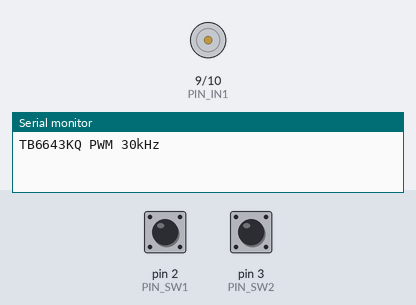
Bench run of a sketch on a simulated Arduino Uno, built with avr-gcc and run on an emulated ATmega328P. On the bench: motor-driver pin pairs drawn as motors (green arrow = first pin HIGH = forward, orange = second pin HIGH = backward, longer = more drive), the last lines printed to the serial monitor. Inputs (shaded band) come from the test bench; at power-on: pin 2 (PIN_SW1) HIGH, pin 3 (PIN_SW2) HIGH.

Above: at 1.2 s.
1.3 s: pin 2 (PIN_SW1) pulled LOW for 0.15 s
At 2.5 s:
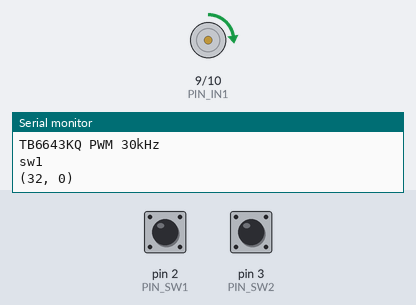
2.9 s: pin 3 (PIN_SW2) pulled LOW for 0.15 s
At 3.8 s:
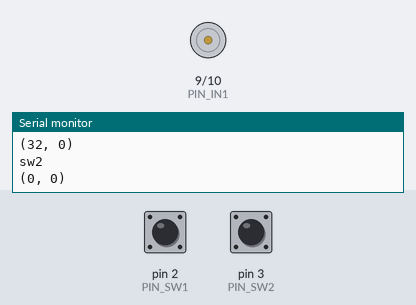
4.5 s: pin 3 (PIN_SW2) pulled LOW for 1 s
At 5.1 s:
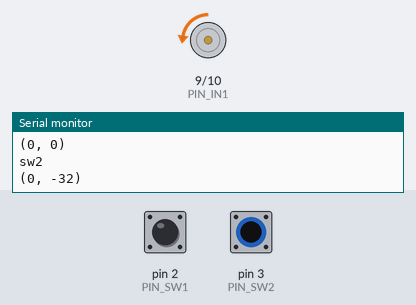
7.0 s: pin 2 (PIN_SW1) pulled LOW for 1 s
At 8.2 s:
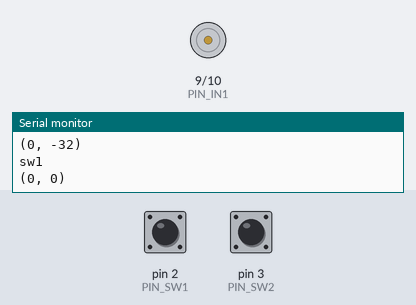
9.5 s: pin 3 (PIN_SW2) pulled LOW for 3.2 s
At 10.1 s:
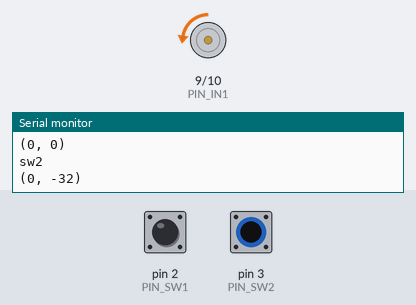
14.2 s: pin 2 (PIN_SW1) pulled LOW for 3.2 s
At 14.8 s:
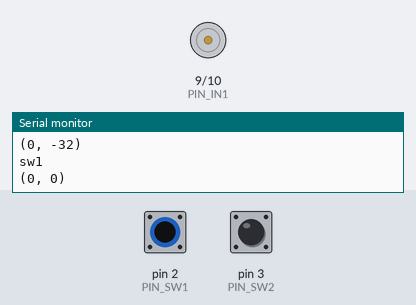
Timing chart, 0 to 17.2 s (numbered marks = the images above; inputs shaded):
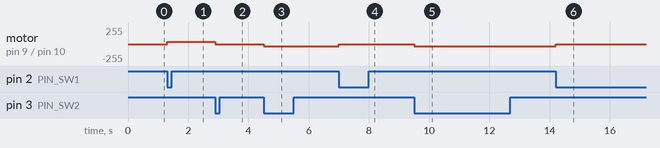

Measured:
- after the input at 1.3 s, motor on pin 9 (PIN_IN1) / pin 10 (PIN_IN2): stopped → forward 32/255 at once
- after the input at 2.9 s, motor on pin 9 (PIN_IN1) / pin 10 (PIN_IN2): forward 32/255 → stopped at once
- after the input at 4.5 s, motor on pin 9 (PIN_IN1) / pin 10 (PIN_IN2): stopped → backward 32/255 at once
- after the input at 7.0 s, motor on pin 9 (PIN_IN1) / pin 10 (PIN_IN2): backward 32/255 → stopped at once
- after the input at 9.5 s, motor on pin 9 (PIN_IN1) / pin 10 (PIN_IN2): stopped → backward 32/255 at once
- after the input at 14.2 s, motor on pin 9 (PIN_IN1) / pin 10 (PIN_IN2): backward 32/255 → stopped at once

The sketch:

tb6643kq_pwm30khz.ino
```cpp
#define PIN_SW1   2 // Speed Up
#define PIN_SW2   3 // Speed Down
#define PIN_IN1   9 // Output Pin for IN1
#define PIN_IN2   10 // Output Pin for IN2
#define MAX_VALUE 256
#define LIMIT_VALUE (MAX_VALUE-1)
#define DELTA_SPEED (MAX_VALUE/8)

int prev_sw1 = HIGH;
int prev_sw2 = HIGH;

int value_speed = 0;

void setup() {
  // put your setup code here, to run once:
  Serial.begin(9600);
  Serial.println("TB6643KQ PWM 30kHz");

  pinMode(PIN_SW1, INPUT);  // Speed Up
  pinMode(PIN_SW2, INPUT);  // Speed Down
  pinMode(PIN_IN1, OUTPUT);  // Output Pin for IN1
  pinMode(PIN_IN2, OUTPUT);  // Output Pin for IN2

  // PWM 30kHz
  TCCR1A = 0b00000001;
  TCCR1B = 0b00000001;

  analogWrite(PIN_IN1, value_speed);
  analogWrite(PIN_IN2, value_speed);
}

void loop() {
  // put your main code here, to run repeatedly:
  int curr_sw1, curr_sw2;
  curr_sw1 = digitalRead(PIN_SW1);
  curr_sw2 = digitalRead(PIN_SW2);
  if (curr_sw1 != prev_sw1) {
    if (curr_sw1 == LOW) {
      // これが押された判定
      Serial.println("sw1");
      if (value_speed == -LIMIT_VALUE) {
        value_speed = -MAX_VALUE;
      }
      value_speed += DELTA_SPEED;
      if (value_speed > LIMIT_VALUE) {
        value_speed = LIMIT_VALUE;
      }
      updateSpeed();
    }
    prev_sw1 = curr_sw1;
    delay(10);
  }
  if (curr_sw2 != prev_sw2) {
    if (curr_sw2 == LOW) {
      // これが押された判定
      Serial.println("sw2");
      if (value_speed == LIMIT_VALUE) {
        value_speed = MAX_VALUE;
      }
      value_speed -= DELTA_SPEED;
      if (value_speed < -LIMIT_VALUE) {
        value_speed = -LIMIT_VALUE;
      }
      updateSpeed();
    }
    prev_sw2 = curr_sw2;
    delay(10);
  }
}

void updateSpeed() {
  if (value_speed > 0) {
    Serial.print("(");
    Serial.print(value_speed);
    Serial.println(", 0)");
    analogWrite(PIN_IN2, 0);
    analogWrite(PIN_IN1, value_speed);
  } else if (value_speed < 0) {
    Serial.print("(0, ");
    Serial.print(value_speed);
    Serial.println(")");
    analogWrite(PIN_IN1, 0);
    analogWrite(PIN_IN2, -value_speed);
  } else {
    Serial.println("(0, 0)");
    analogWrite(PIN_IN1, 0);
    analogWrite(PIN_IN2, 0);
  }
}
```
